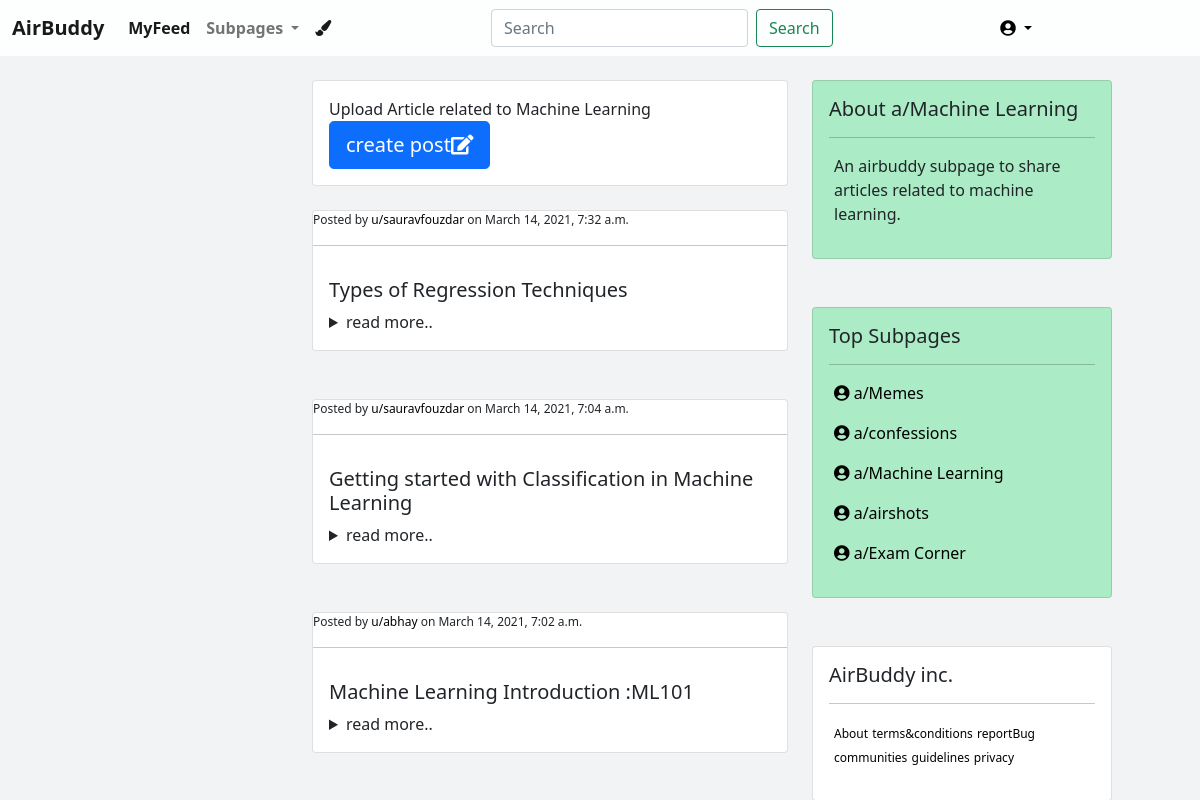
The app's page /a/ml/ (signed in) with its own data.
### subpages/models.py (models this page shows, shortened)
class ml(models.Model):
    author = models.ForeignKey(
                        settings.AUTH_USER_MODEL,
                        on_delete=models.CASCADE,
                        related_name = 'ml_post',
                        )
    title = models.TextField(max_length=100)
    description = models.TextField(max_length=5000)
    created_on = models.DateTimeField(auto_now_add = True)

### subpages/views.py (the view)
# urls.py: url(r'^a/ml/$', views.ml_main, name='ml_main'),
@login_required
def ml_main(request):
    obj = ml.objects.all().order_by('-id')
    template_name = 'ml_main.html'
    context = {'obj':obj}
    return render(request, template_name, context)

### core/templates/ml_main.html (shortened to what this page needs)
{% extends 'base.html' %}
{% load static %}
{% block content %}
<br>
<div class="container-fluid">
    <div class="row">
        <div class="col-md-3">  </div>
        <div class="col-md-5">
            <div class="card" style="background-color: rgb(255, 255, 255);">
                <div class="card-body">
                Upload Article related to Machine Learning
                <a href="/a/ml/submit">
                <button type="button" class="btn btn-primary btn-lg">create post<i class="fa fa-edit"></i></button>
                </a>
                </div>
            </div>
            <br>
    {% for row in obj %}
        <div class="card">
            <p class="post-meta" style="font-size: 12px;margin: 0%;">Posted by
            <a href="#">u/{{row.author}}</a> on {{row.created_on}}</p><hr class="hr-light">
            <div class="card-body">
            <h5 class="card-title">{{row.title}}</h5>
            <details>
                <summary>read more..</summary>
              </details>
            </div>
        </div>
      <br> <br>
    {% endfor %}
    </div>
       <div class="col-md-4">
        <div class="card" style="width: 300px;background-color: #ABEBC6">
            <div class="card-body">
                <h5 class="card-title">About a/Machine Learning</h5>
                <hr class="hr-light">
            <p class="post-meta" style="margin-left: 5px;">
               An airbuddy subpage to share articles related to machine learning.
               </p>
        </div>
        </div>
        <br><br>
        <div class="card" style="width: 300px;background-color: #ABEBC6">
            <div class="card-body">
                <h5 class="card-title">Top Subpages</h5>
                <hr class="hr-light">
            <p class="post-meta" style="margin-left: 5px;">
                <a href="/a/memes"> <i class="fas fa-user-circle"></i> a/Memes</a>
               </p>
<p class="post-meta" style="margin-left: 5px;">
    <a href="/a/confessions">  <i class="fas fa-user-circle"></i> a/confessions</a>
               </p>
               <p class="post-meta" style="margin-left: 5px;">
                <a href="/a/ml">  <i class="fas fa-user-circle"></i> a/Machine Learning</a>
                           </p>
                           <p class="post-meta" style="margin-left: 5px;">
                            <a href="/a/airshots">  <i class="fas fa-user-circle"></i> a/airshots</a>
                                       </p>
                                       <p class="post-meta" style="margin-left: 5px;">
                                        <a href="/a/examCorner"> <i class="fas fa-user-circle"></i> a/Exam Corner</a>
                                                   </p>
        </div>
    </div>
        <br><br>
        <div class="card" style="width: 300px;">
            <div class="card-body">
                <h5 class="card-title">AirBuddy inc.</h5>
                <hr class="hr-light">
                <p style="margin-left: 5px;">
                    <a href=""> <small style="font-size: 12px;">About</small></a>
                    <a href=""><small style="font-size: 12px;">terms&conditions</small> </a>
                    <a href=""><small style="font-size: 12px;">reportBug</small> </a>
                    <a href=""><small style="font-size: 12px;">communities</small> </a>
                    <a href=""><small style="font-size: 12px;">guidelines</small> </a>
                    <a href=""><small style="font-size: 12px;">privacy</small> </a>
               </p>
        </div>
    </div>
</div>
{% endblock %}

### core/static/style.css (style rules this page uses)
body { background-color:#F2F3F4; }
p a { text-decoration: none; color: black; }

### records on screen
ml: author "sauravfouzdar", created_on "March 14, 2021, 7:32 a.m.", title "Types of Regression Techniques"
ml: author "sauravfouzdar", created_on "March 14, 2021, 7:04 a.m.", title "Getting started with Classification in Machine Learning"
ml: author "abhay", created_on "March 14, 2021, 7:02 a.m.", title "Machine Learning Introduction :ML101"
